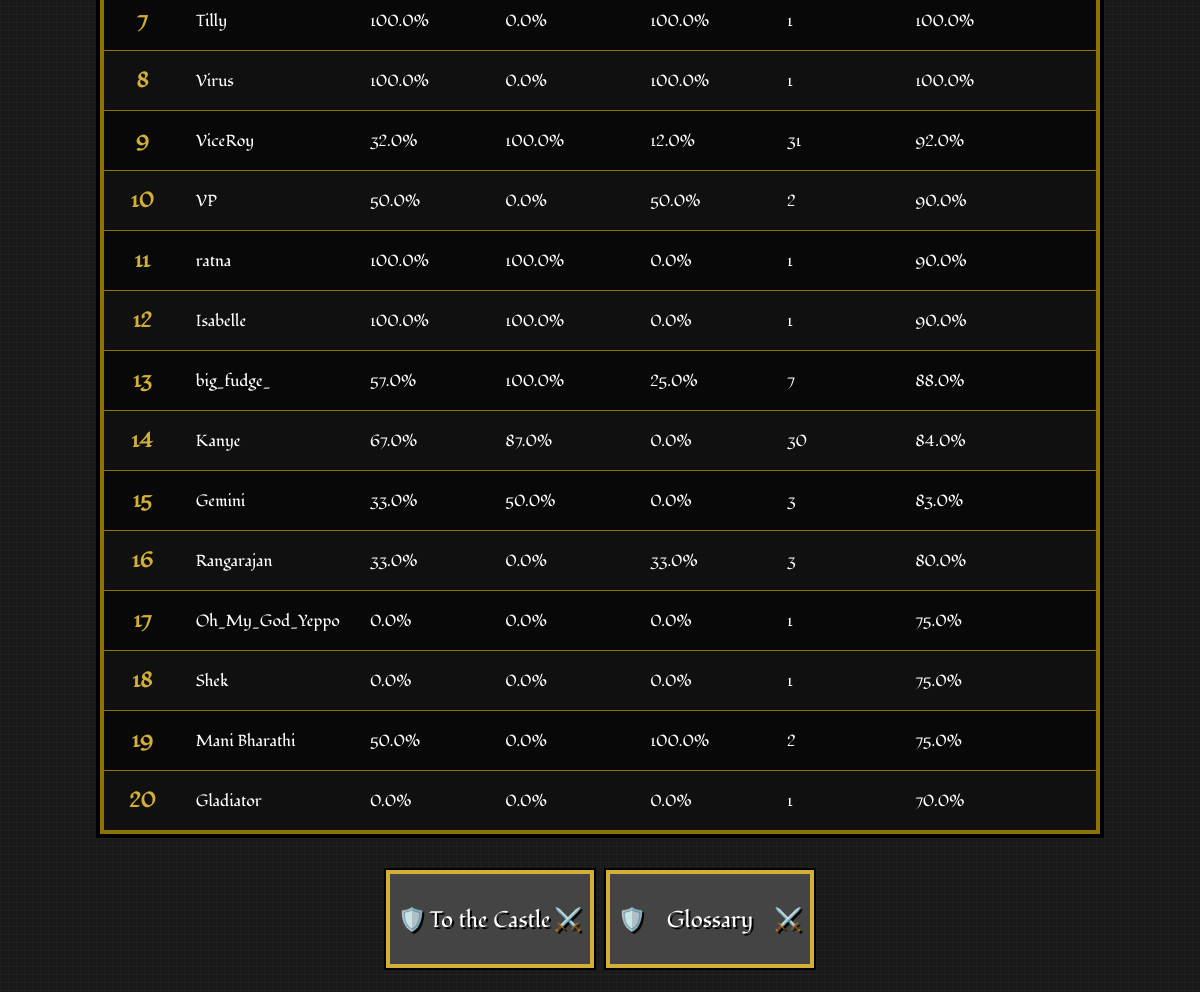
The page /leaderboard?sort_by=mcq_accuracy (lower part) on the database as committed earlier.
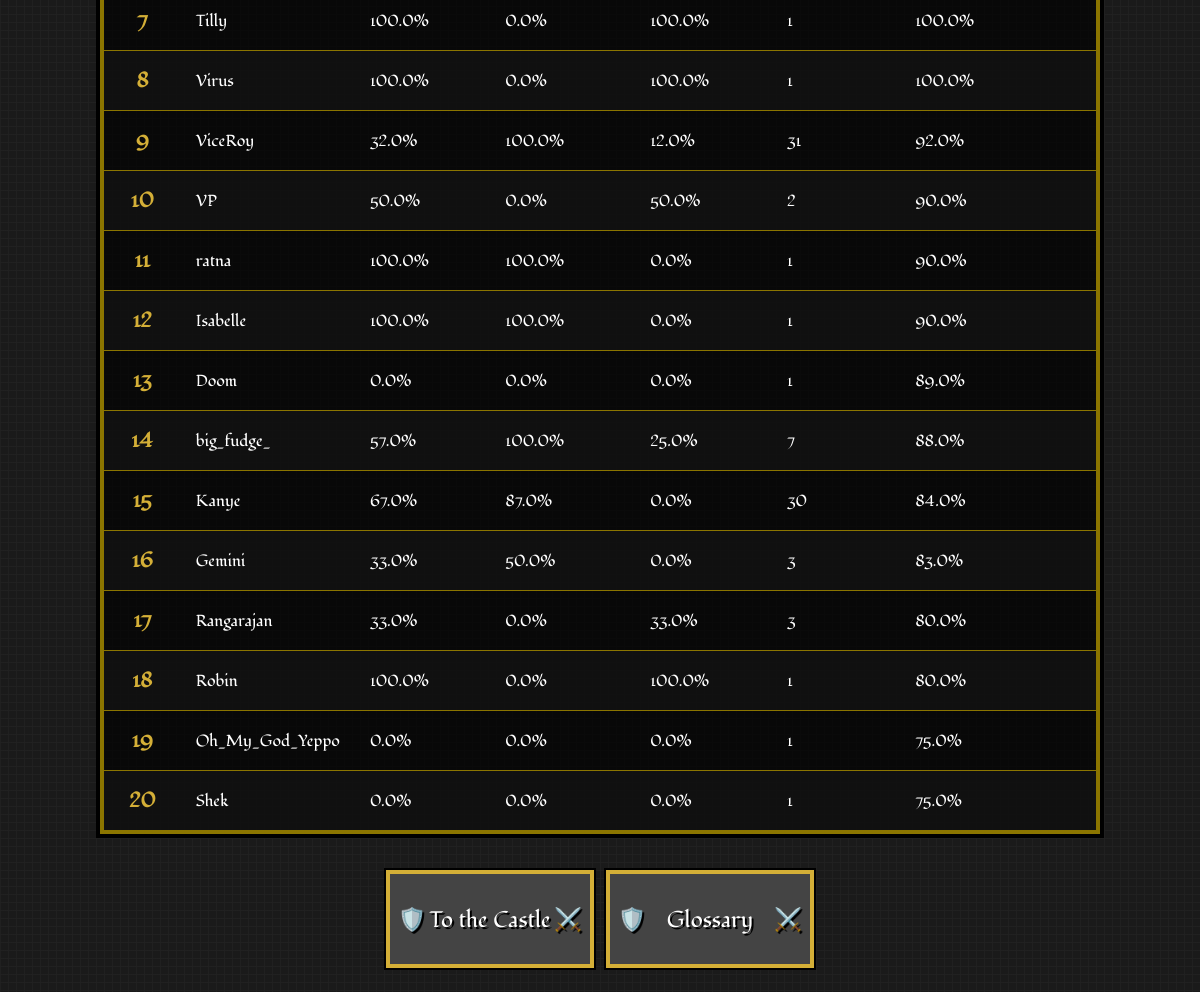
The same page on the database as committed later.
### app.py (models this page shows)
class PlayerStats(db.Model):
    id = db.Column(db.Integer, primary_key=True)
    user_id = db.Column(db.Integer, db.ForeignKey('user.id'), nullable=False)
    total_games_played = db.Column(db.Integer, default=0)
    games_played_as_guard = db.Column(db.Integer, default=0)
    games_played_as_thief = db.Column(db.Integer, default=0)
    total_games_won = db.Column(db.Integer, default=0)
    total_games_won_as_guard = db.Column(db.Integer, default=0)
    total_games_won_as_thief = db.Column(db.Integer, default=0)
    total_win_rate = db.Column(db.Float, default=0.0)
    win_rate_as_guard = db.Column(db.Float, default=0.0)
    win_rate_as_thief = db.Column(db.Float, default=0.0)
    total_answer_accuracy = db.Column(db.Float, default=0.0)
    total_questions_attempted = db.Column(db.Integer, default=0)
    total_right_answers = db.Column(db.Integer, default=0)
    game_right_answers = db.Column(db.Integer, default=0)
    game_total_questions = db.Column(db.Integer, default=0)
    answer_accuracy_in_last_game = db.Column(db.Float, default=0.0)

class User(db.Model):
    id = db.Column(db.Integer, primary_key=True)
    username = db.Column(db.String(40), unique=True, nullable=False)
    password_hash = db.Column(db.String(200), nullable=False)
    stats = db.relationship('PlayerStats', backref='user', uselist=False)

### app.py (the view)
@app.route('/leaderboard')
def leaderboard():
    sort_by = request.args.get('sort_by', 'total_win_rate')
    sort_options = {
        'games_played': PlayerStats.total_games_played,
        'total_win_rate': PlayerStats.total_win_rate,
        'win_rate_as_guard': PlayerStats.win_rate_as_guard,
        'win_rate_as_thief': PlayerStats.win_rate_as_thief,
        'mcq_accuracy': PlayerStats.total_answer_accuracy
    }
    sort_column = sort_options.get(sort_by, PlayerStats.total_win_rate)
    leaderboard_data = db.session.query(PlayerStats, User)\
        .join(User, PlayerStats.user_id == User.id)\
        .order_by(sort_column.desc())\
        .limit(20)\
        .all()
    return render_template('leaderboard.html',
                           leaderboard_data=leaderboard_data,
                           current_sort=sort_by)

### templates/leaderboard.html (shortened to what this page needs)
<!DOCTYPE html>
<html lang="en">
<head>
    <link rel="stylesheet" href="static/css/style.css">
    <link rel="stylesheet" href="static/css/leaderboard.css">
    <link rel="stylesheet" href="static/css/game-over.css">
</head>
<body>
    <table>
        <tbody>
            {% for stats, user in leaderboard_data %}
            <tr>
                <td class="rank">{{ loop.index }}</td>
                <td>{{ user.username }}</td>
                <td>{{ stats.total_win_rate }}%</td>
                <td>{{ stats.win_rate_as_guard }}%</td>
                <td>{{ stats.win_rate_as_thief }}%</td>
                <td>{{ stats.total_games_played }}</td>
                <td>{{ stats.total_answer_accuracy }}%</td>
            </tr>
            {% else %}
            <tr>
                <td colspan="7" style="text-align: center;">No player data available yet.</td>
            </tr>
            {% endfor %}
        </tbody>
    </table>
    <div class="button-container">
        <a href="{{ url_for('home') }}"><button class="shield-btn game-over-btn">To the Castle</button></a>
        <a href="{{ url_for('glossary') }}"><button class="shield-btn game-over-btn">Glossary</button></a>
    </div>
</body>
</html>

### static/css/style.css (style rules this page uses)
body { font-family: "Fondamento", serif; background-color: #1a1a1a; background-image: linear-gradient(90deg, rgba(34,34,34,0.8) 1px, transparent 1px), linear-gradient(rgba(34,34,34,0.8) 1px, transparent 1px); background-size: 8px 8px; color: white; margin: 0; padding: 0; text-align: center; position: relative; min-height: 100vh; display: flex; flex-direction: column; justify-content: space-between; }
button.shield-btn { font-family: "Fondamento", serif; background-color: #444; color: white; border: none; box-shadow: 0 0 0 4px #d4af37, 0 0 0 6px #000; padding: 14px 22px; margin: 10px; font-size: 1.4rem; cursor: pointer; position: relative; transition: all 0.2s steps(5); text-shadow: 2px 2px 0 #000; width: 200px; height: 90px; image-rendering: pixelated; }
button.shield-btn::before { content: "🛡️ "; position: absolute; left: 8px; top: 50%; transform: translateY(-50%); }

### static/css/leaderboard.css (style rules this page uses)
body { font-family: "Fondamento", serif; background-color: #1a1a1a; background-image: linear-gradient(90deg, rgba(34,34,34,0.8) 1px, transparent 1px), linear-gradient(rgba(34,34,34,0.8) 1px, transparent 1px); background-size: 8px 8px; color: white; margin: 0; padding: 0; text-align: center; }
table { width: 100%; max-width: 1000px; margin: 0 auto; border-collapse: collapse; background-color: rgba(0, 0, 0, 0.7); border: 4px solid #8b7500; box-shadow: 0 0 0 4px #000; }
tbody tr:nth-child(even) { background-color: rgba(34, 34, 34, 0.3); }
.rank { font-weight: bold; text-align: center; color: #d4af37; font-size: 1.3rem; }
.button-container { display: flex; justify-content: center; margin: 30px auto; }
.shield-btn { font-family: "Fondamento", serif; background-color: #444; color: white; border: none; box-shadow: 0 0 0 4px #d4af37, 0 0 0 6px #000; padding: 14px 22px; margin: 10px; font-size: 1.4rem; cursor: pointer; position: relative; transition: all 0.2s steps(5); text-shadow: 2px 2px 0 #000; }

### static/css/game-over.css (style rules this page uses)
button.game-over-btn::after { content: "⚔️"; position: absolute; right: 8px; top: 50%; transform: translateY(-50%); }

Rows that differ between the two databases and show on the page:
no longer on this page (row unchanged): PlayerStats: username "Mani Bharathi", total_win_rate "50.0", win_rate_as_guard "0.0", win_rate_as_thief "100.0", total_games_played "2", total_answer_accuracy "75.0"
no longer on this page (row unchanged): PlayerStats: username "Gladiator", total_win_rate "0.0", win_rate_as_guard "0.0", win_rate_as_thief "0.0", total_games_played "1", total_answer_accuracy "70.0"
added PlayerStats: username "Doom", total_win_rate "0.0", win_rate_as_guard "0.0", win_rate_as_thief "0.0", total_games_played "1", total_answer_accuracy "89.0"
added PlayerStats: username "Robin", total_win_rate "100.0", win_rate_as_guard "0.0", win_rate_as_thief "100.0", total_games_played "1", total_answer_accuracy "80.0"
